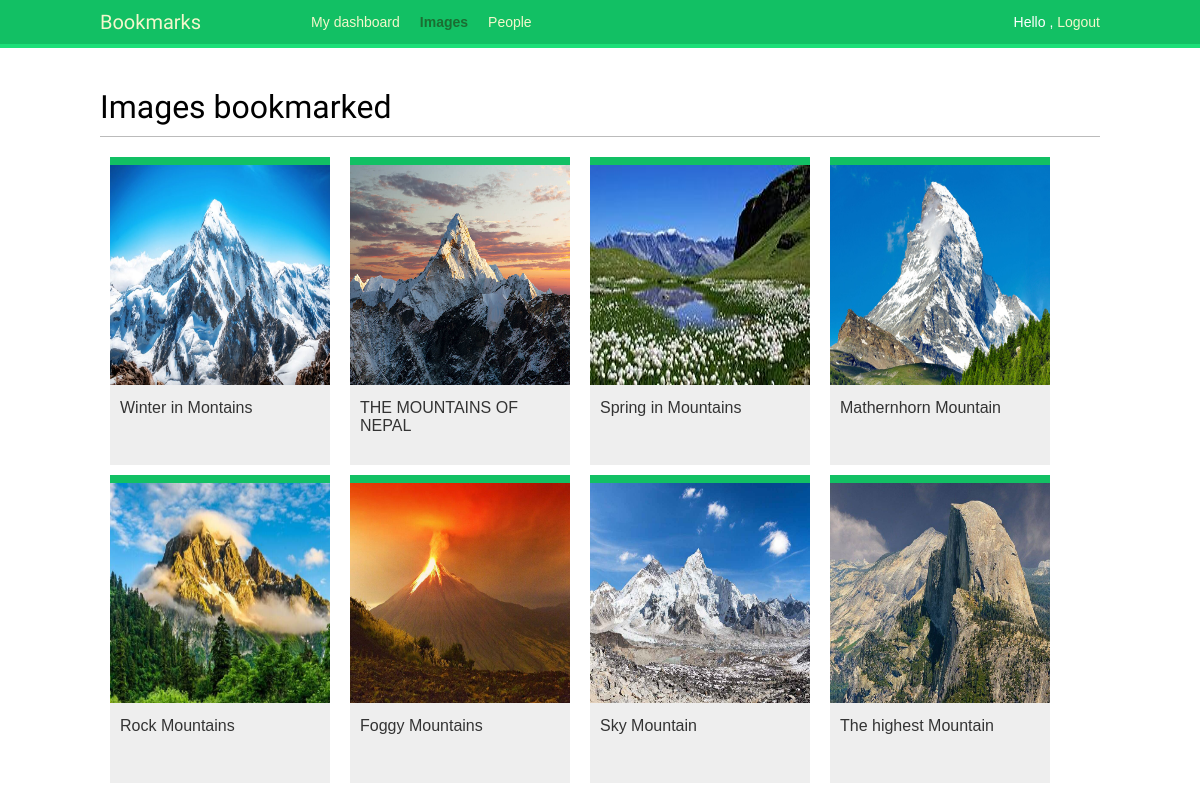
The app's page /images/ (signed in) with its own data.
### images/models.py (models this page shows, shortened)
class Image(models.Model):
    user = models.ForeignKey(settings.AUTH_USER_MODEL,
    related_name='images_created', on_delete=models.CASCADE)
    title = models.CharField(max_length=200)
    slug = models.SlugField(max_length=200, blank=True)
    url = models.URLField()
    image = models.ImageField(upload_to='images/%Y/%m/%d/')
    description = models.TextField(blank=True)
    created = models.DateField(auto_now_add=True, db_index=True)
    users_like = models.ManyToManyField(settings.AUTH_USER_MODEL,
                                        related_name='images_liked',
                                        blank=True)
    total_likes = models.PositiveIntegerField(db_index=True, default=0)
    def get_absolute_url(self):
        return reverse('images:detail', args=[self.id, self.slug])

### images/views.py (the view)
# urls.py: path('', views.image_list, name='list'),
@login_required
def image_list(request):
    images = Image.objects.all()
    paginator = Paginator(images, 8)
    page = request.GET.get('page')
    try:
        images = paginator.page(page)
    except PageNotAnInteger:
        images = paginator.page(1)
    except EmptyPage:
        if request.is_ajax():
            return HttpResponse('')
        images = paginator.page(paginator.num_pages)
    if request.is_ajax():
        return render(request,
                      'images/image/list_ajax.html',
                      {'section': 'images', 'images': images})
    return render(request,
                  'images/image/list.html',
                   {'section': 'images', 'images': images})

### images/templates/images/image/list.html (shortened to what this page needs)
{% extends "base.html" %}
{% block content %}
  <h1>Images bookmarked</h1>
  <div id="image-list">
    {% include "images/image/list_ajax.html" %}
  </div>
{% endblock %}

### images/templates/images/image/list_ajax.html
{% load thumbnail %}
{% for image in images %}
  <div class="image">
    <a href="{{ image.get_absolute_url }}">
      {% thumbnail image.image "300x300" crop="100%" as im %}
        <a href="{{ image.get_absolute_url }}">
          <img src="{{ im.url }}">
        </a>
      {% endthumbnail %}
    </a>
    <div class="info">
      <a href="{{ image.get_absolute_url }}" class="title">
        {{ image.title }}
      </a>
    </div>
  </div>
{% endfor %}

### account/static/css/base.css (style rules this page uses)
body { margin:0; padding:0; font-family:helvetica, sans-serif; }
a { color:#12c064; text-decoration:none; }
h1, h2, h3, h4, h5 , h6 { font-family: 'Muli', sans-serif; font-weight:normal; }
h1 { border-bottom:1px solid #bbb; padding:0 0 10px 0; margin:10px 0 20px 0; }
#image-list { overflow:auto; }
#image-list .image { float:left; width:220px; height:300px; margin:0 10px 10px 10px; border-top:8px solid #12c064; background:#eee; }
#image-list img { width:220px; height:220px; }
#image-list .info { padding:10px; }
#image-list .info a { color:#333; }

### records on screen
Image: shows a picture, title "Winter in Montains"
Image: shows a picture, title "THE MOUNTAINS OF NEPAL"
Image: shows a picture, title "Spring in Mountains"
Image: shows a picture, title "Mathernhorn Mountain"
Image: shows a picture, title "Rock Mountains"
Image: shows a picture, title "Foggy Mountains"
Image: shows a picture, title "Sky Mountain"
Image: shows a picture, title "The highest Mountain"
